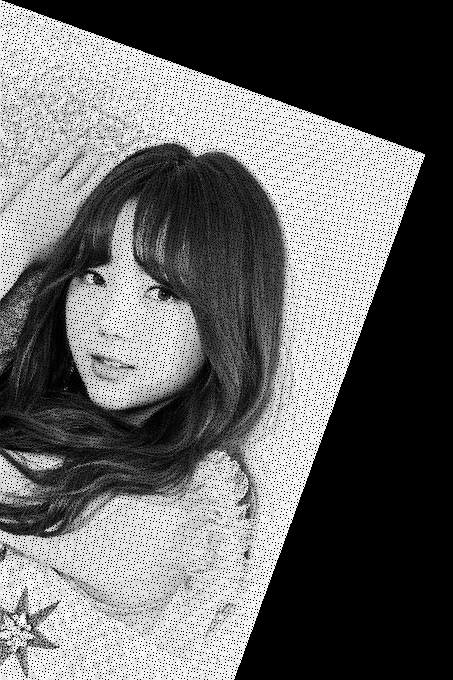
#> input picture 영상처리 assignment1/kei.png, 453 x 680 px, found by its file name
$ python HE.py
#> lines starting #> are read from the running program, lines starting #| are printed output that depends on the picture
#> further down, input_image is the input picture: shape (680, 453); min 0, max 255, mean 103.3
import cv2
import numpy as np
import math


def histogram_equalize(img):
    image = np.asarray(img, dtype=float)

    # height, width : 세로, 가로 길이
    # ints_array는 histgoram 값을 저장하는 배열. 0~255 중 ints값에 해당하는 부분 +1
    ints_array = np.zeros(256)
    height, width = image.shape[:2]
#> height = 680; width = 453
    for i in range(0, height):
        for j in range(0, width):
            ints = (image[i, j]) #반올림 미리 해주자 , y값들은 일단 다 소수이기때문에
            ints = math.ceil(ints)
            image[i, j] = ints
            ints_array[ints] = ints_array[ints] + 1
#> after the loop, ints_array = 256 values, max 118473 at index 0, min 105 at index 140, mean 1203.3

    # [4 lines of commented-out code are left out]
    print(height*width)
#| 308040
    # 0~255 각 값이 이미지 내에 등장할 확률을 계산 (히스토그램값 / 전체넓이)
    array_pdf = ints_array / (height*width)
#> array_pdf = 256 values, max 0.385 at index 0, min 0.000341 at index 140, mean 0.00391

    # cdf의 초깃값은 array_pdf로 먼저 초기화 한 뒤 (cdf[1] = cdf[0] + cdf[1]) -> (cdf[2] = cdf[1] + cdf[2]) -> ...
    CDF = 0
    CDF_accu = np.zeros(256)
    for i in range(256):
        CDF = CDF + array_pdf[i]
        CDF_accu[i] = CDF
#> this loop made 256 passes
#> CDF on passes 1 to 3: 0.385, 0.385, 0.386
#> after the loop, CDF = 1; CDF_accu = 256 values from 0.385 to 1

    # 결과 gray level을 구한다. => complete_his_array
    complete_his_array = np.zeros(256)
    complete_his_array = (CDF_accu * 255)
#> complete_his_array = 256 values from 98.07 to 255
    for i in range(256):
        complete_his_array[i] = math.ceil(complete_his_array[i])
        if (complete_his_array[i] > 255):
            complete_his_array[i] = 255
#> after the loop, complete_his_array = 256 values from 99 to 255

    # output histogram p(s) => finalimg(complete_his_array)
    finalimg = np.zeros(img.shape)
    for i in range(0, height):
        for j in range(0, width):
            for value in range(0, 255): #value를 한바뀌 쭉 돌면서 맞는거가 있나 찾는과정, 맞는거는 분명히 있게 설계된다
                if (image[i, j] == value):
                    finalimg[i, j] = complete_his_array[value]
                    break
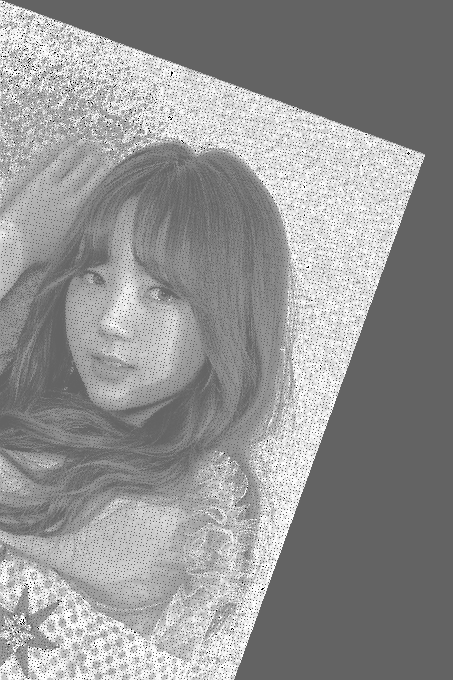
#> finalimg: shape (680, 453) float64; min 0, max 255, mean 147.2

    cv2.imwrite('histogram_equalize.png', finalimg)
    return finalimg


input_image = cv2.imread('kei.png', 0)
hisy = histogram_equalize(input_image)
#cv2.imwrite("histogram",hisy)
cv2.waitKey(0)
cv2.destroyAllWindows()
